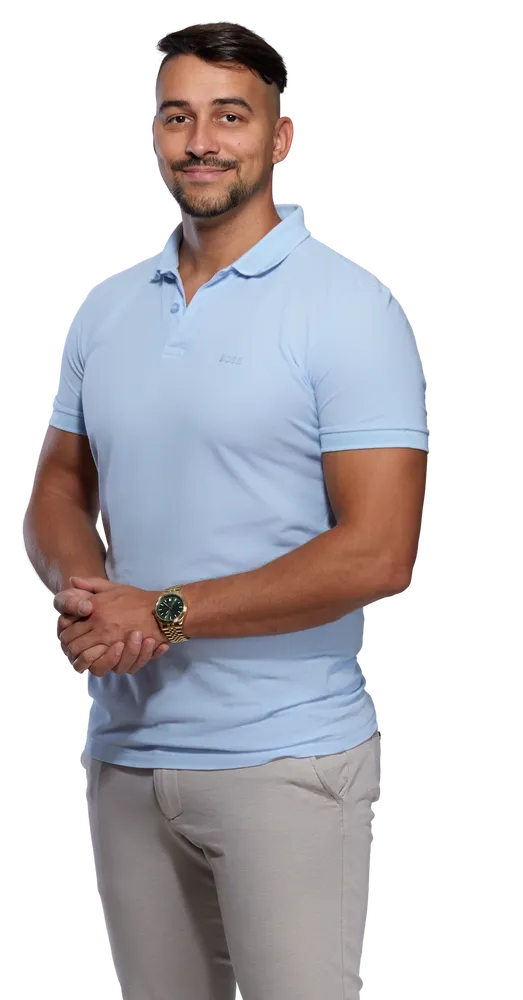
#> input picture src/assets/photos/patrik-omne-hero-top.webp, 523 x 1000 px, shrunk from 1154 x 2208 before the run, given in place of patrik-omne-hero.webp.png, which was not available
$ python 1c-brisko.py ../../src/assets/photos/patrik-omne-hero-top.webp ../../src/assets/photos/patrik-omne-hero.webp 1.0 1.0
#> lines starting #> are read from the running program, lines starting #| are printed output that depends on the picture; after the words box and inside, x2 and y2 are one past the last pixel; in counts of white or black regions, pixels touching at a corner belong together; pictures that were not available may be replaced by others from this repository, and a replacement may not be noted
"""Jemná retuš oblasti břicha (navazuje na 1b-zjemnit-zahyby.py).

1) Stínování: v elipse kolem pupku se velké stínování (to, co dělá dojem
   vystouplého břicha) nahradí plynulým přechodem z hrudníku do boků.
   Struktura látky zůstává.
2) Obrys: pas se v úzkém vodorovném pásu nepatrně stáhne ke středu těla
   (posunutí obrazu, jako „liquify“). Mimo pás beze změny, ruce v kapsách
   leží pod ním.
Vstup:  fotky-nove/bez-pozadi-v3/<id>-<zahyby>.png
Výstup: fotky-nove/bez-pozadi-v3/<id>-<zahyby>-b<stin>-o<obrys>.png
Použití: python 1c-brisko.py <id> <zahyby%> <stin 0–1> <obrys %>"""
import sys, os
import numpy as np, cv2
from PIL import Image

ROOT = r"C:\Users\gajda\OneDrive\Pracovní\Claude projekty\Web patrik gajdadzis\fotky-nove"
src, zah, stin, obrys = sys.argv[1], sys.argv[2], float(sys.argv[3]), float(sys.argv[4])
im = np.asarray(Image.open(f"{ROOT}/bez-pozadi-v3/{src}-{zah}.png").convert("RGBA")).astype(np.float32)
H, W = im.shape[:2]
#> H = 1000; W = 523
rgb8 = im[..., :3].astype(np.uint8)
hsv = cv2.cvtColor(rgb8, cv2.COLOR_RGB2HSV_FULL).astype(np.float32)
h, s, v = hsv[..., 0] * 360 / 255, hsv[..., 1] / 255, hsv[..., 2] / 255
shirt = ((h > 185) & (h < 230) & (s > 0.07) & (s < 0.65) & (v > 0.40) & (im[..., 3] > 250)).astype(np.uint8)
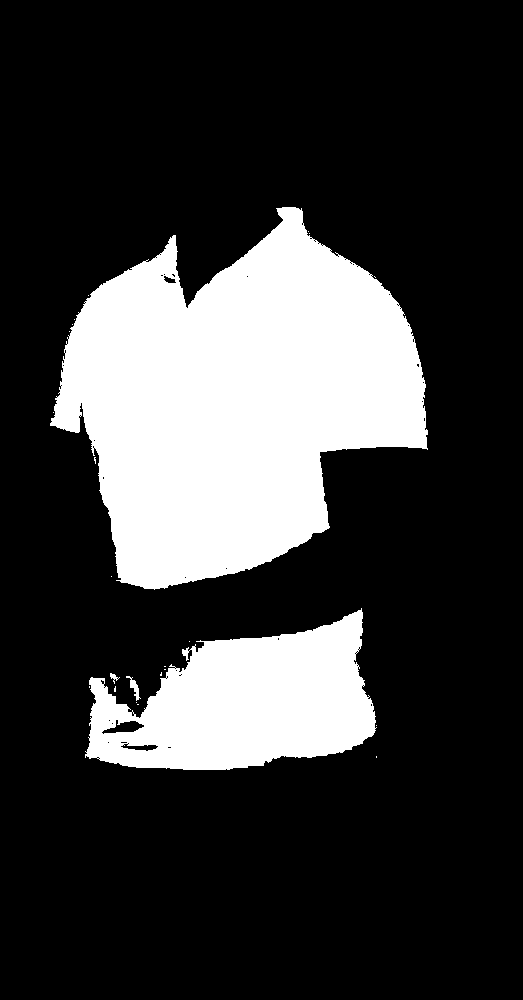
#> shirt: shape (1000, 523); values 0 (black) and 1 (white), 23% white; 24 white regions (20 under 20 px), largest, box (x1, y1, x2, y2) and area: (50, 207, 428, 590) 90623, (85, 608, 377, 770) 29666, (126, 676, 141, 701) 118, (110, 673, 120, 684) 42
shirt = cv2.morphologyEx(shirt, cv2.MORPH_CLOSE, cv2.getStructuringElement(cv2.MORPH_ELLIPSE, (15, 15)))
#> shirt: shape (1000, 523); values 0 (black) and 1 (white), 23.5% white; 3 white regions (1 under 20 px), largest, box (x1, y1, x2, y2) and area: (50, 207, 428, 590) 91320, (85, 608, 377, 770) 31324

# trup = největší souvislá plocha trička; břicho = spodní třetina trupu
n, lab, st, _ = cv2.connectedComponentsWithStats(shirt)
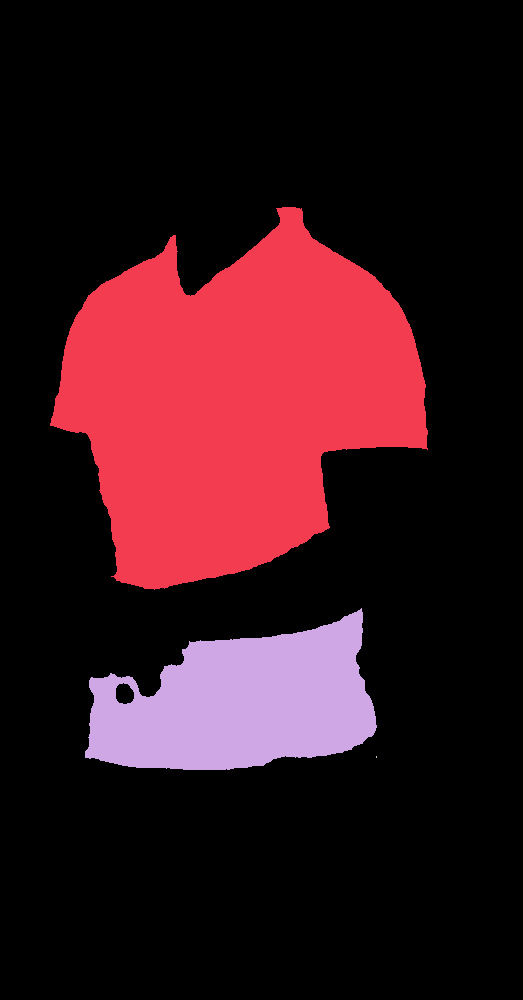
#> lab: shape (1000, 523) int32; 4 distinct labels, from 0 to 3; one colour per label, 0 black
#> n = 4; st = [[0, 0, 523, 1000, 400354], [50, 207, 378, 383, 91320], [85, 608, 292, 162, 31324], [376, 756, 1, 2, 2]]
i = 1 + np.argmax(st[1:, cv2.CC_STAT_AREA])
#> i = 1
torso = (lab == i)
#> torso: shape (1000, 523) bool; 17.5% white; 1 white region, box (x1, y1, x2, y2) and area: (50, 207, 428, 590) 91320
ys, xs = np.where(torso)
top, bot = ys.min(), ys.max()
#> top = 207; bot = 589
cy = top + 0.74 * (bot - top)
#> cy = 489.7
row = torso[int(cy)]
lx, rx = np.where(row)[0][[0, -1]]
#> lx = 100; rx = 323
cx = (lx + rx) / 2
#> cx = 211.5
EX = float(os.environ.get('EX', 0.42))   # šířka oblasti břicha (podíl šířky trupu)
EY = float(os.environ.get('EY', 0.16))   # výška oblasti (podíl výšky trička)
ex, ey = (rx - lx) * EX, (bot - top) * EY
#> ex = 93.66; ey = 61.12
Y, X = np.mgrid[0:H, 0:W].astype(np.float32)

# 1) stínování
if stin > 0:
    labf = cv2.cvtColor(im[..., :3] / 255, cv2.COLOR_RGB2LAB)
#> labf: shape (1000, 523, 3) float32; mean of channels 0, 1, 2 31.6, 2.5, -1.1
    L = labf[..., 0]
    m = cv2.GaussianBlur(torso.astype(np.float32), (0, 0), 4)
    def mblur(x, sg):
#> called with sg = 60
        return cv2.GaussianBlur(x * m, (0, 0), sg) / np.maximum(cv2.GaussianBlur(m, (0, 0), sg), 1e-4)
    low = mblur(L, 60)                         # stínování tvaru (pupek, boky)
    flat = mblur(L, 220)                       # velmi plynulý přechod hrudník → boky
    ell = np.exp(-(((X - cx) / ex) ** 2 + ((Y - cy) / ey) ** 2) * 1.6)
    w = stin * ell * m
    L2 = L + (flat - low) * w
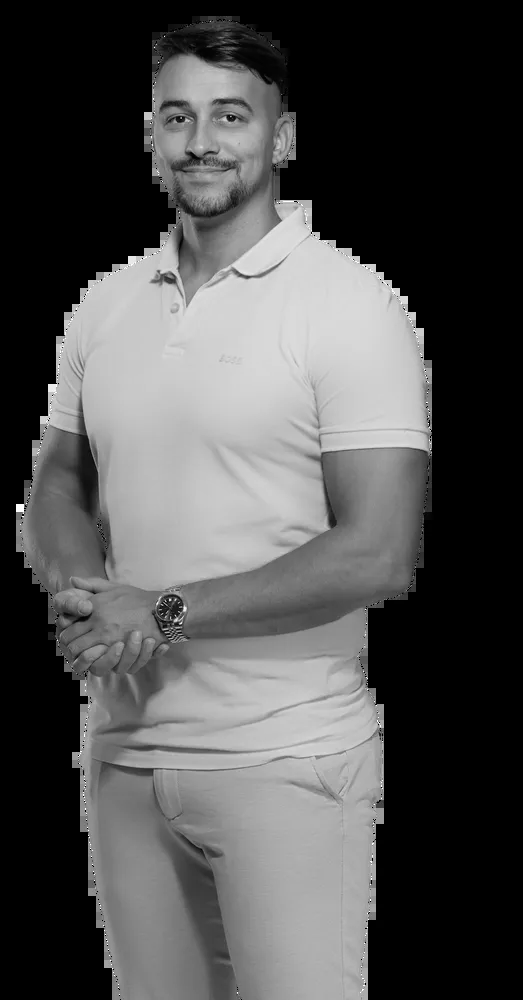
#> L2: shape (1000, 523) float32; min -1.09e-06, max 100, mean 31.6; drawn with min black and max white
    labf[..., 0] = np.clip(L2, 0, 100)
#> labf: shape (1000, 523, 3) float32; mean of channels 0, 1, 2 31.6, 2.5, -1.1
    rgb2 = cv2.cvtColor(labf, cv2.COLOR_LAB2RGB) * 255
    im[..., :3] = np.where((w > 0.002)[..., None], rgb2, im[..., :3])

# 2) obrys: vodorovné stažení ke středu v pásu kolem pasu
if obrys > 0:
    a = obrys / 100
    band = np.exp(-((Y - cy) / (ey * 1.25)) ** 2)
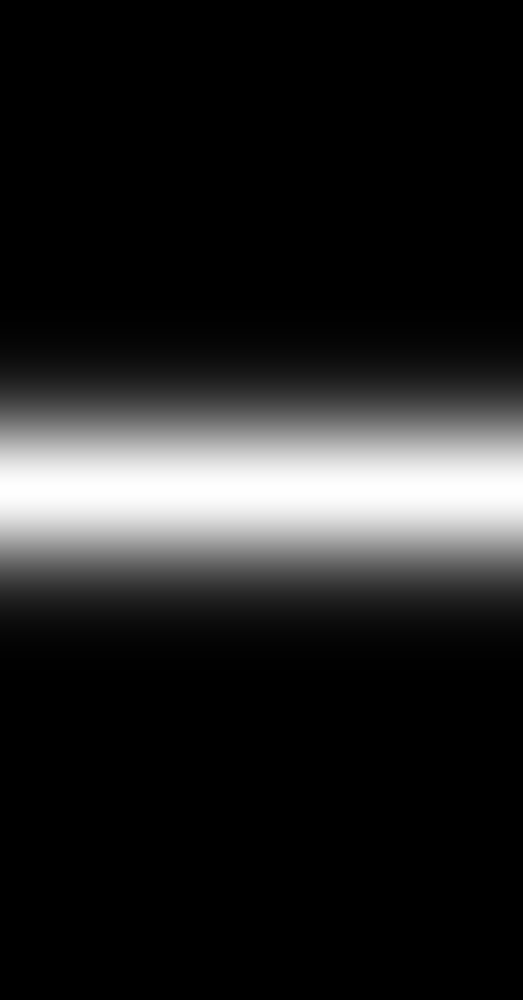
#> band: shape (1000, 523) float32; min 5e-20, max 1, mean 0.135
    reach = (rx - lx) / 2 + 60                       # kousek za okraj trupu
#> reach = 171.5
    d = np.abs(X - cx)
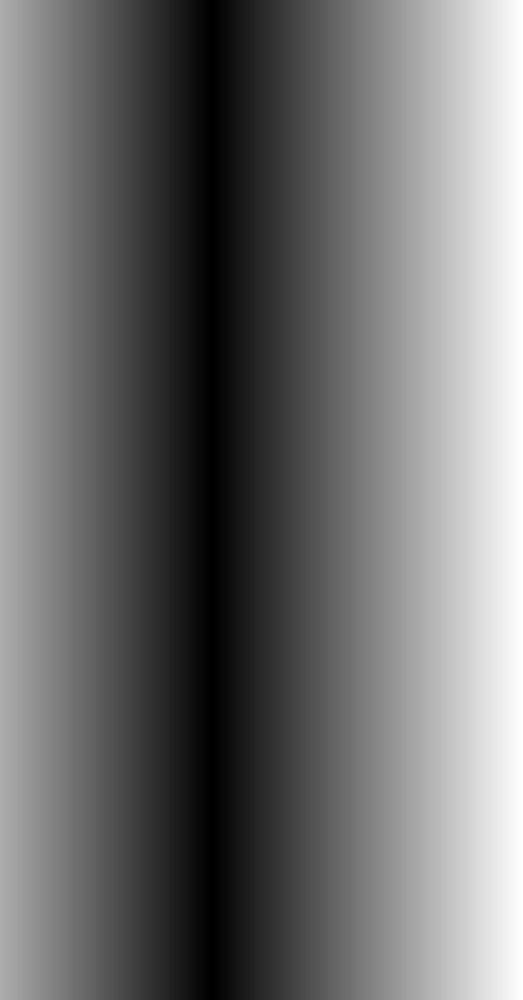
#> d: shape (1000, 523) float32; min 0.5, max 310.5, mean 135.4; drawn with min black and max white
    fall = np.clip((reach - d) / 60, 0, 1)            # za okrajem plynule k nule
    fall = np.where(d < reach - 60, 1.0, fall)
    k = a * band * fall
    mapx = (cx + (X - cx) * (1 + k)).astype(np.float32)
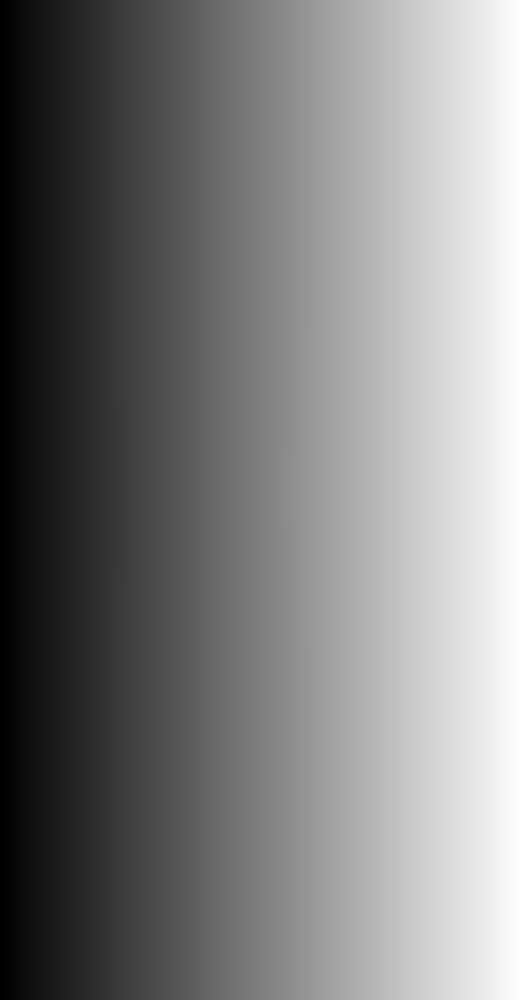
#> mapx: shape (1000, 523) float32; min 0, max 522, mean 261; drawn with min black and max white
    im = cv2.remap(im, mapx, Y, interpolation=cv2.INTER_CUBIC, borderMode=cv2.BORDER_CONSTANT)
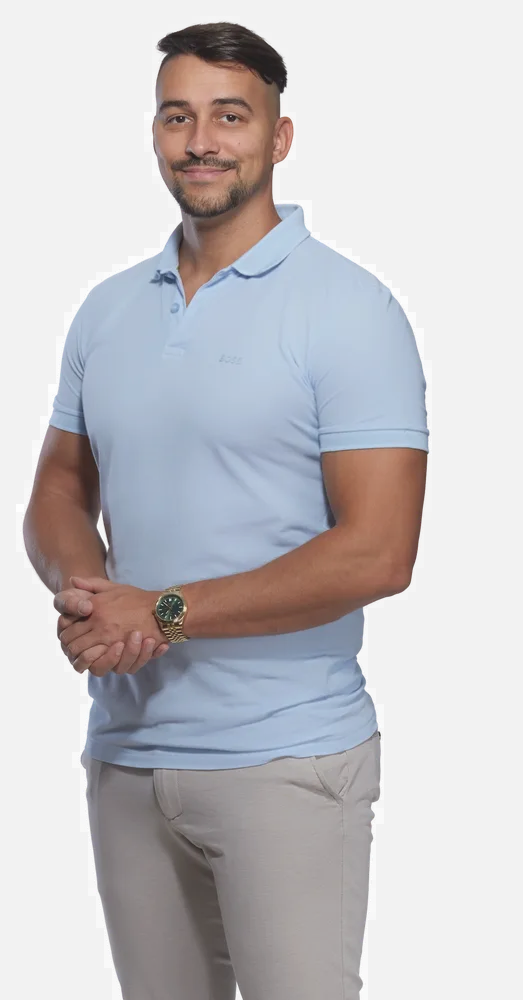
#> im: shape (1000, 523, 4) float32; mean R, G, B, A 78.4, 75.6, 79.5, 128.6; transparent parts drawn white

out = np.clip(im + 0.5, 0, 255).astype(np.uint8)
name = f"{src}-{zah}-b{int(stin * 100)}-o{obrys:g}" + os.environ.get("SUFFIX", "")
Image.fromarray(out, "RGBA").save(f"{ROOT}/bez-pozadi-v3/{name}.png")
print(name, "pupek y=%d x=%d" % (cy, cx))
#| ../../src/assets/photos/patrik-omne-hero-top.webp-../../src/assets/photos/patrik-omne-hero.webp-b100-o1 pupek y=489 x=211

$ run again, on src/assets/photos/patrik-omne-hero.webp
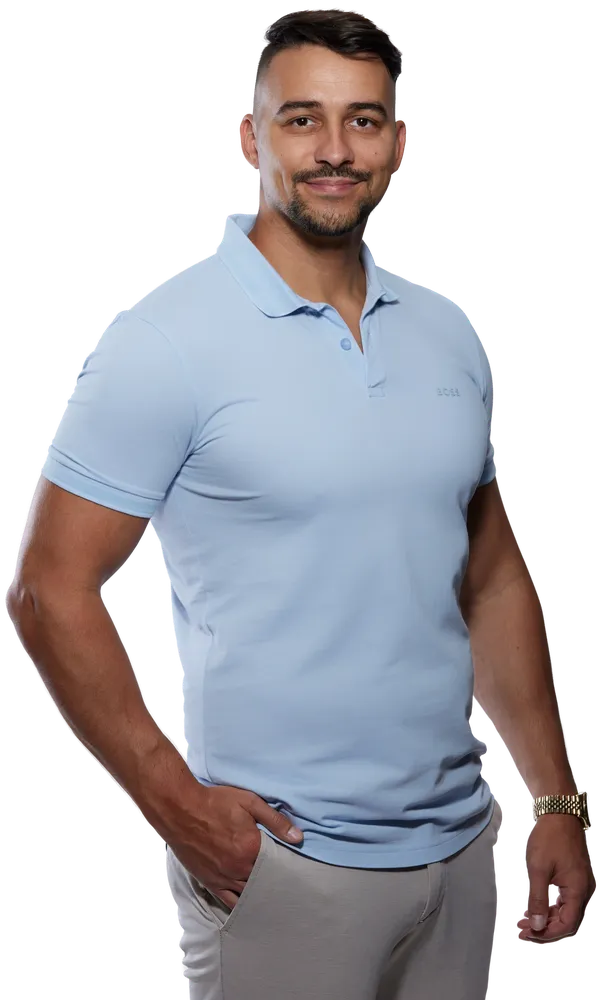
#> input picture src/assets/photos/patrik-omne-hero.webp, 608 x 1000 px, shrunk from 1270 x 2090 before the run, given in place of patrik-omne-hero.webp.png, which was not available
#> `n, lab, st, _ = cv2.connectedComponentsWithStats(shirt)`:
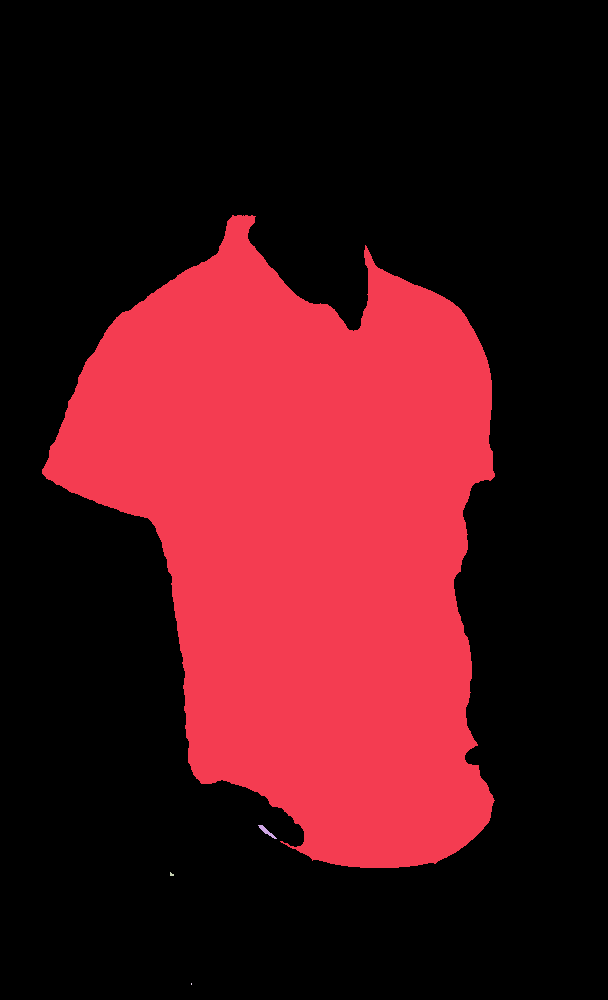
#> lab: shape (1000, 608) int32; 5 distinct labels, from 0 to 4; one colour per label, 0 black
#> n = 5; st = [[0, 0, 608, 1000, 421454], [42, 215, 453, 653, 186459], [258, 825, 19, 14, 74], [170, 872, 4, 4, 11], [191, 983, 1, 2, 2]]
#> i = 1
#> torso: shape (1000, 608) bool; 30.7% white; 1 white region, box (x1, y1, x2, y2) and area: (42, 215, 495, 868) 186459
#> top = 215; bot = 867
#> cy = 697.5
#> lx = 185; rx = 469
#> cx = 327
#> ex = 119.3; ey = 104.3
#> reach = 202
#> `im = cv2.remap(im, mapx, Y, interpolation=cv2.INTER_CUBIC, borderMode=..`:
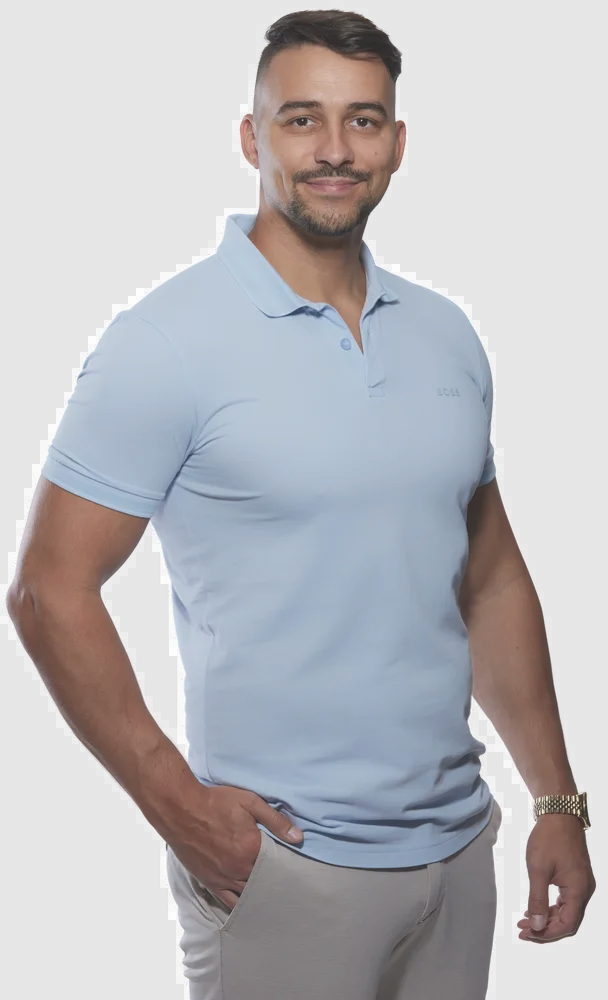
#> im: shape (1000, 608, 4) float32; mean R, G, B, A 81, 79.6, 84.6, 141.5; transparent parts drawn white
#| ../../src/assets/photos/patrik-omne-hero.webp-../../src/assets/photos/patrik-omne-hero.webp-b100-o1 pupek y=697 x=327

$ run again, on src/assets/photos/patrik-pristup-pece.webp
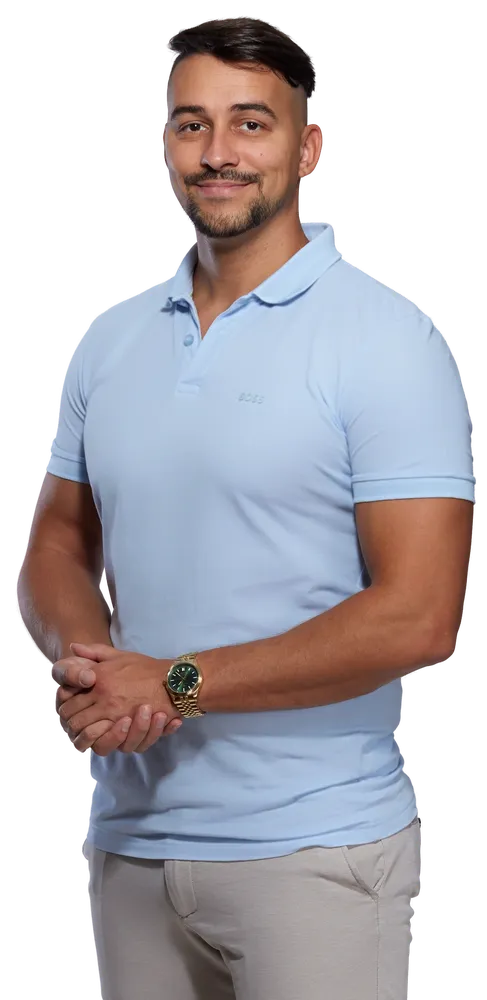
#> input picture src/assets/photos/patrik-pristup-pece.webp, 487 x 1000 px, shrunk from 966 x 1985 before the run, given in place of patrik-pristup-pece.webp.png, which was not available
#> `n, lab, st, _ = cv2.connectedComponentsWithStats(shirt)`:
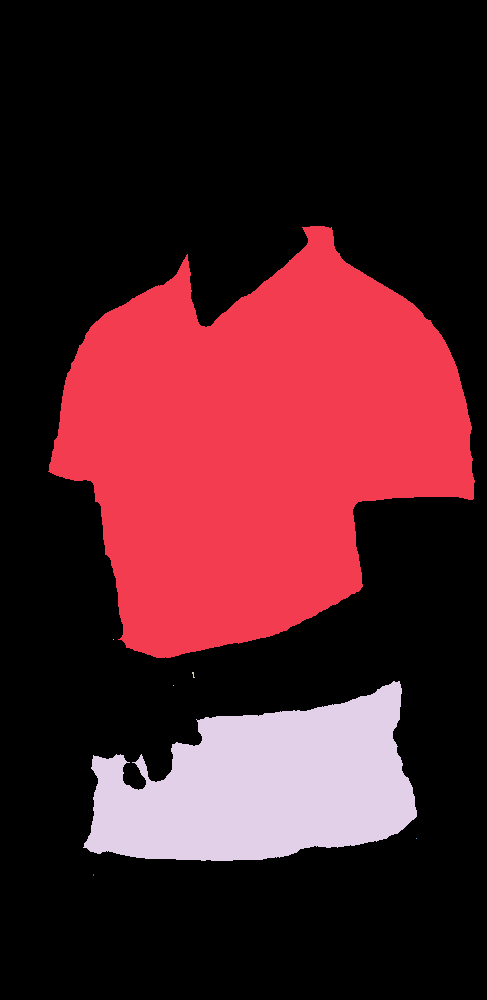
#> lab: shape (1000, 487) int32; 8 distinct labels, from 0 to 7; one colour per label, 0 black
#> n = 8; st = [[0, 0, 487, 1000, 331050], [48, 226, 427, 432, 116249], [113, 639, 1, 1, 1], [192, 672, 3, 6, 9], [83, 681, 334, 180, 39687], [173, 685, 1, 1, 1], [416, 838, 1, 1, 1], [93, 874, 1, 2, 2]]
#> i = 1
#> torso: shape (1000, 487) bool; 23.9% white; 1 white region, box (x1, y1, x2, y2) and area: (48, 226, 475, 658) 116249
#> top = 226; bot = 657
#> cy = 544.9
#> lx = 104; rx = 355
#> cx = 229.5
#> ex = 105.4; ey = 68.96
#> reach = 185.5
#> `im = cv2.remap(im, mapx, Y, interpolation=cv2.INTER_CUBIC, borderMode=..`:
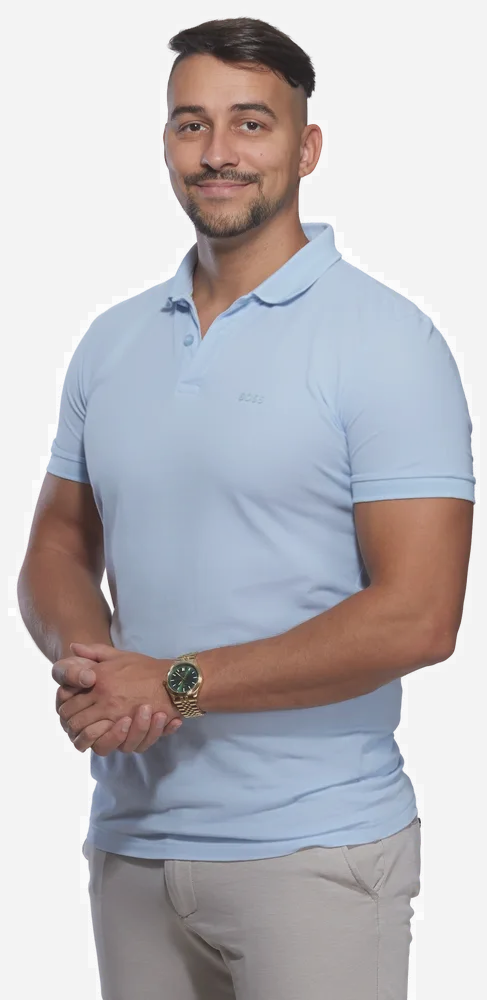
#> im: shape (1000, 487, 4) float32; mean R, G, B, A 96.7, 93.4, 98.7, 157.9; transparent parts drawn white
#| ../../src/assets/photos/patrik-pristup-pece.webp-../../src/assets/photos/patrik-pristup-pece.webp-b100-o1 pupek y=544 x=229
